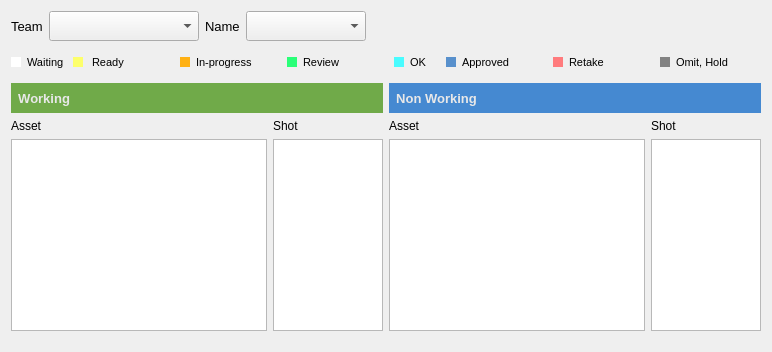
        <widget class="QWidget" name="myTask_tab">
         <attribute name="title">
          <string>My Task</string>
         </attribute>
         <layout class="QGridLayout" name="gridLayout_10">
          <item row="0" column="0">
           <widget class="QLabel" name="label_7">
            <property name="minimumSize">
             <size>
              <width>0</width>
              <height>30</height>
             </size>
            </property>
            <property name="maximumSize">
             <size>
              <width>60</width>
              <height>16777215</height>
             </size>
            </property>
            <property name="font">
             <font>
              <pointsize>10</pointsize>
             </font>
            </property>
            <property name="text">
             <string>Team</string>
            </property>
           </widget>
          </item>
          <item row="0" column="1">
           <widget class="QComboBox" name="team_comboBox">
            <property name="minimumSize">
             <size>
              <width>150</width>
              <height>30</height>
             </size>
            </property>
            <property name="maximumSize">
             <size>
              <width>130</width>
              <height>16777215</height>
             </size>
            </property>
            <property name="font">
             <font>
              <pointsize>10</pointsize>
             </font>
            </property>
           </widget>
          </item>
          <item row="0" column="2">
           <widget class="QLabel" name="label_8">
            <property name="minimumSize">
             <size>
              <width>0</width>
              <height>30</height>
             </size>
            </property>
            <property name="maximumSize">
             <size>
              <width>60</width>
              <height>16777215</height>
             </size>
            </property>
            <property name="font">
             <font>
              <pointsize>10</pointsize>
             </font>
            </property>
            <property name="text">
             <string>Name</string>
            </property>
           </widget>
          </item>
          <item row="0" column="3">
           <widget class="QComboBox" name="name_comboBox">
            <property name="minimumSize">
             <size>
              <width>120</width>
              <height>30</height>
             </size>
            </property>
            <property name="maximumSize">
             <size>
              <width>100</width>
              <height>16777215</height>
             </size>
            </property>
            <property name="font">
             <font>
              <pointsize>10</pointsize>
             </font>
            </property>
           </widget>
          </item>
          <item row="0" column="4">
           <spacer name="horizontalSpacer">
            <property name="font">
             <font>
              <pointsize>10</pointsize>
             </font>
            </property>
            <property name="orientation">
             <enum>Qt::Horizontal</enum>
            </property>
            <property name="sizeType">
             <enum>QSizePolicy::MinimumExpanding</enum>
            </property>
            <property name="sizeHint" stdset="0">
             <size>
              <width>150</width>
              <height>0</height>
             </size>
            </property>
           </spacer>
          </item>
          <item row="1" column="0" colspan="5">
           <layout class="QHBoxLayout" name="horizontalLayout_7">
            <item>
             <widget class="QLabel" name="label_6">
              <property name="maximumSize">
               <size>
                <width>10</width>
                <height>10</height>
               </size>
              </property>
              <property name="styleSheet">
               <string notr="true">background-color: rgb(255, 255, 255);
border-color: rgb(203, 203, 203);</string>
              </property>
              <property name="frameShape">
               <enum>QFrame::NoFrame</enum>
              </property>
              <property name="frameShadow">
               <enum>QFrame::Plain</enum>
              </property>
              <property name="text">
               <string/>
              </property>
             </widget>
            </item>
            <item>
             <widget class="QLabel" name="label_27">
              <property name="minimumSize">
               <size>
                <width>40</width>
                <height>0</height>
               </size>
              </property>
              <property name="maximumSize">
               <size>
                <width>40</width>
                <height>16777215</height>
               </size>
              </property>
              <property name="font">
               <font>
                <pointsize>8</pointsize>
               </font>
              </property>
              <property name="text">
               <string>Waiting</string>
              </property>
             </widget>
            </item>
            <item>
             <widget class="QLabel" name="label_28">
              <property name="maximumSize">
               <size>
                <width>10</width>
                <height>10</height>
               </size>
              </property>
              <property name="font">
               <font>
                <pointsize>8</pointsize>
               </font>
              </property>
              <property name="styleSheet">
               <string notr="true">background-color: rgb(253, 255, 107);</string>
              </property>
              <property name="frameShape">
               <enum>QFrame::NoFrame</enum>
              </property>
              <property name="frameShadow">
               <enum>QFrame::Plain</enum>
              </property>
              <property name="lineWidth">
               <number>1</number>
              </property>
              <property name="midLineWidth">
               <number>0</number>
              </property>
              <property name="text">
               <string/>
              </property>
             </widget>
            </item>
            <item>
             <widget class="QLabel" name="label_29">
              <property name="font">
               <font>
                <pointsize>8</pointsize>
               </font>
              </property>
              <property name="text">
               <string> Ready</string>
              </property>
             </widget>
            </item>
            <item>
             <widget class="QLabel" name="label_31">
              <property name="maximumSize">
               <size>
                <width>10</width>
                <height>10</height>
               </size>
              </property>
              <property name="font">
               <font>
                <pointsize>8</pointsize>
               </font>
              </property>
              <property name="styleSheet">
               <string notr="true">background-color: rgb(255, 177, 20);</string>
              </property>
              <property name="frameShape">
               <enum>QFrame::NoFrame</enum>
              </property>
              <property name="frameShadow">
               <enum>QFrame::Plain</enum>
              </property>
              <property name="lineWidth">
               <number>1</number>
              </property>
              <property name="midLineWidth">
               <number>0</number>
              </property>
              <property name="text">
               <string/>
              </property>
             </widget>
            </item>
            <item>
             <widget class="QLabel" name="label_30">
              <property name="minimumSize">
               <size>
                <width>65</width>
                <height>0</height>
               </size>
              </property>
              <property name="font">
               <font>
                <pointsize>8</pointsize>
               </font>
              </property>
              <property name="text">
               <string>In-progress</string>
              </property>
             </widget>
            </item>
            <item>
             <widget class="QLabel" name="label_35">
              <property name="maximumSize">
               <size>
                <width>10</width>
                <height>10</height>
               </size>
              </property>
              <property name="font">
               <font>
                <pointsize>8</pointsize>
               </font>
              </property>
              <property name="styleSheet">
               <string notr="true">background-color: rgb(42, 255, 120);</string>
              </property>
              <property name="frameShape">
               <enum>QFrame::NoFrame</enum>
              </property>
              <property name="frameShadow">
               <enum>QFrame::Plain</enum>
              </property>
              <property name="text">
               <string/>
              </property>
             </widget>
            </item>
            <item>
             <widget class="QLabel" name="label_34">
              <property name="minimumSize">
               <size>
                <width>40</width>
                <height>0</height>
               </size>
              </property>
              <property name="font">
               <font>
                <pointsize>8</pointsize>
               </font>
              </property>
              <property name="text">
               <string>Review</string>
              </property>
             </widget>
            </item>
            <item>
             <widget class="QLabel" name="label_37">
              <property name="maximumSize">
               <size>
                <width>10</width>
                <height>10</height>
               </size>
              </property>
              <property name="font">
               <font>
                <pointsize>8</pointsize>
               </font>
              </property>
              <property name="styleSheet">
               <string notr="true">background-color: rgb(73, 252, 255);</string>
              </property>
              <property name="frameShape">
               <enum>QFrame::NoFrame</enum>
              </property>
              <property name="frameShadow">
               <enum>QFrame::Plain</enum>
              </property>
              <property name="text">
               <string/>
              </property>
             </widget>
            </item>
            <item>
             <widget class="QLabel" name="label_36">
              <property name="minimumSize">
               <size>
                <width>30</width>
                <height>0</height>
               </size>
              </property>
              <property name="maximumSize">
               <size>
                <width>30</width>
                <height>16777215</height>
               </size>
              </property>
              <property name="font">
               <font>
                <pointsize>8</pointsize>
               </font>
              </property>
              <property name="text">
               <string>OK</string>
              </property>
             </widget>
            </item>
            <item>
             <widget class="QLabel" name="label_38">
              <property name="maximumSize">
               <size>
                <width>10</width>
                <height>10</height>
               </size>
              </property>
              <property name="font">
               <font>
                <pointsize>8</pointsize>
               </font>
              </property>
              <property name="styleSheet">
               <string notr="true">
background-color: rgb(88, 144, 204);</string>
              </property>
              <property name="frameShape">
               <enum>QFrame::NoFrame</enum>
              </property>
              <property name="frameShadow">
               <enum>QFrame::Plain</enum>
              </property>
              <property name="text">
               <string/>
              </property>
             </widget>
            </item>
            <item>
             <widget class="QLabel" name="label_40">
              <property name="minimumSize">
               <size>
                <width>60</width>
                <height>30</height>
               </size>
              </property>
              <property name="font">
               <font>
                <pointsize>8</pointsize>
               </font>
              </property>
              <property name="text">
               <string>Approved</string>
              </property>
             </widget>
            </item>
            <item>
             <widget class="QLabel" name="label_33">
              <property name="maximumSize">
               <size>
                <width>10</width>
                <height>10</height>
               </size>
              </property>
              <property name="font">
               <font>
                <pointsize>8</pointsize>
               </font>
              </property>
              <property name="styleSheet">
               <string notr="true">background-color: rgb(255, 123, 125);</string>
              </property>
              <property name="frameShape">
               <enum>QFrame::NoFrame</enum>
              </property>
              <property name="frameShadow">
               <enum>QFrame::Plain</enum>
              </property>
              <property name="text">
               <string/>
              </property>
             </widget>
            </item>
            <item>
             <widget class="QLabel" name="label_32">
              <property name="minimumSize">
               <size>
                <width>40</width>
                <height>0</height>
               </size>
              </property>
              <property name="font">
               <font>
                <pointsize>8</pointsize>
               </font>
              </property>
              <property name="text">
               <string>Retake</string>
              </property>
             </widget>
            </item>
            <item>
             <widget class="QLabel" name="label_43">
              <property name="maximumSize">
               <size>
                <width>10</width>
                <height>10</height>
               </size>
              </property>
              <property name="font">
               <font>
                <pointsize>8</pointsize>
               </font>
              </property>
              <property name="styleSheet">
               <string notr="true">background-color: rgb(130, 130, 130);</string>
              </property>
              <property name="frameShape">
               <enum>QFrame::NoFrame</enum>
              </property>
              <property name="frameShadow">
               <enum>QFrame::Plain</enum>
              </property>
              <property name="text">
               <string/>
              </property>
             </widget>
            </item>
            <item>
             <widget class="QLabel" name="label_39">
              <property name="minimumSize">
               <size>
                <width>70</width>
                <height>0</height>
               </size>
              </property>
              <property name="font">
               <font>
                <pointsize>8</pointsize>
               </font>
              </property>
              <property name="text">
               <string>Omit, Hold</string>
              </property>
             </widget>
            </item>
           </layout>
          </item>
          <item row="4" column="0" colspan="5">
           <layout class="QGridLayout" name="gridLayout_5">
            <item row="0" column="2">
             <widget class="QListWidget" name="nonMyAsset_listWidget">
              <property name="font">
               <font>
                <pointsize>10</pointsize>
               </font>
              </property>
             </widget>
            </item>
            <item row="0" column="0">
             <widget class="QListWidget" name="myAsset_listWidget">
              <property name="font">
               <font>
                <pointsize>10</pointsize>
               </font>
              </property>
              <property name="styleSheet">
               <string notr="true"/>
              </property>
             </widget>
            </item>
            <item row="0" column="3">
             <widget class="QListWidget" name="nonMyShot_listWidget">
              <property name="minimumSize">
               <size>
                <width>110</width>
                <height>0</height>
               </size>
              </property>
              <property name="maximumSize">
               <size>
                <width>110</width>
                <height>16777215</height>
               </size>
              </property>
              <property name="font">
               <font>
                <pointsize>10</pointsize>
                <weight>50</weight>
                <bold>false</bold>
               </font>
              </property>
             </widget>
            </item>
            <item row="0" column="1">
             <widget class="QListWidget" name="myShotName_listWidget">
              <property name="minimumSize">
               <size>
                <width>110</width>
                <height>0</height>
               </size>
              </property>
              <property name="maximumSize">
               <size>
                <width>110</width>
                <height>16777215</height>
               </size>
              </property>
              <property name="font">
               <font>
                <pointsize>10</pointsize>
               </font>
              </property>
             </widget>
            </item>
           </layout>
          </item>
          <item row="5" column="0">
           <spacer name="verticalSpacer_2">
            <property name="orientation">
             <enum>Qt::Vertical</enum>
            </property>
            <property name="sizeType">
             <enum>QSizePolicy::Maximum</enum>
            </property>
            <property name="sizeHint" stdset="0">
             <size>
              <width>20</width>
              <height>10</height>
             </size>
            </property>
           </spacer>
          </item>
          <item row="3" column="0" colspan="5">
           <layout class="QGridLayout" name="gridLayout_4">
            <item row="0" column="3">
             <widget class="QLabel" name="label_26">
              <property name="minimumSize">
               <size>
                <width>110</width>
                <height>0</height>
               </size>
              </property>
              <property name="maximumSize">
               <size>
                <width>110</width>
                <height>16777215</height>
               </size>
              </property>
              <property name="text">
               <string>Shot</string>
              </property>
             </widget>
            </item>
            <item row="0" column="0">
             <widget class="QLabel" name="label_5">
              <property name="text">
               <string>Asset</string>
              </property>
             </widget>
            </item>
            <item row="0" column="1">
             <widget class="QLabel" name="label_24">
              <property name="minimumSize">
               <size>
                <width>110</width>
                <height>0</height>
               </size>
              </property>
              <property name="maximumSize">
               <size>
                <width>110</width>
                <height>16777215</height>
               </size>
              </property>
              <property name="text">
               <string>Shot</string>
              </property>
             </widget>
            </item>
            <item row="0" column="2">
             <widget class="QLabel" name="label_25">
              <property name="text">
               <string>Asset</string>
              </property>
             </widget>
            </item>
           </layout>
          </item>
          <item row="2" column="0" colspan="5">
           <layout class="QHBoxLayout" name="horizontalLayout_5">
            <item>
             <widget class="QLabel" name="label_4">
              <property name="sizePolicy">
               <sizepolicy hsizetype="Expanding" vsizetype="Maximum">
                <horstretch>0</horstretch>
                <verstretch>0</verstretch>
               </sizepolicy>
              </property>
              <property name="minimumSize">
               <size>
                <width>0</width>
                <height>30</height>
               </size>
              </property>
              <property name="font">
               <font>
                <pointsize>10</pointsize>
                <weight>75</weight>
                <bold>true</bold>
               </font>
              </property>
              <property name="styleSheet">
               <string notr="true">background-color: rgb(112, 170, 73);
color: rgb(232, 232, 232);</string>
              </property>
              <property name="text">
               <string>  Working</string>
              </property>
             </widget>
            </item>
            <item>
             <widget class="QLabel" name="label_3">
              <property name="sizePolicy">
               <sizepolicy hsizetype="Expanding" vsizetype="Preferred">
                <horstretch>0</horstretch>
                <verstretch>0</verstretch>
               </sizepolicy>
              </property>
              <property name="minimumSize">
               <size>
                <width>0</width>
                <height>30</height>
               </size>
              </property>
              <property name="font">
               <font>
                <pointsize>10</pointsize>
                <weight>75</weight>
                <bold>true</bold>
               </font>
              </property>
              <property name="styleSheet">
               <string notr="true">background-color: rgb(69, 137, 209);
color: rgb(232, 232, 232);</string>
              </property>
              <property name="text">
               <string>  Non Working</string>
              </property>
             </widget>
            </item>
           </layout>
          </item>
         </layout>
        </widget>
